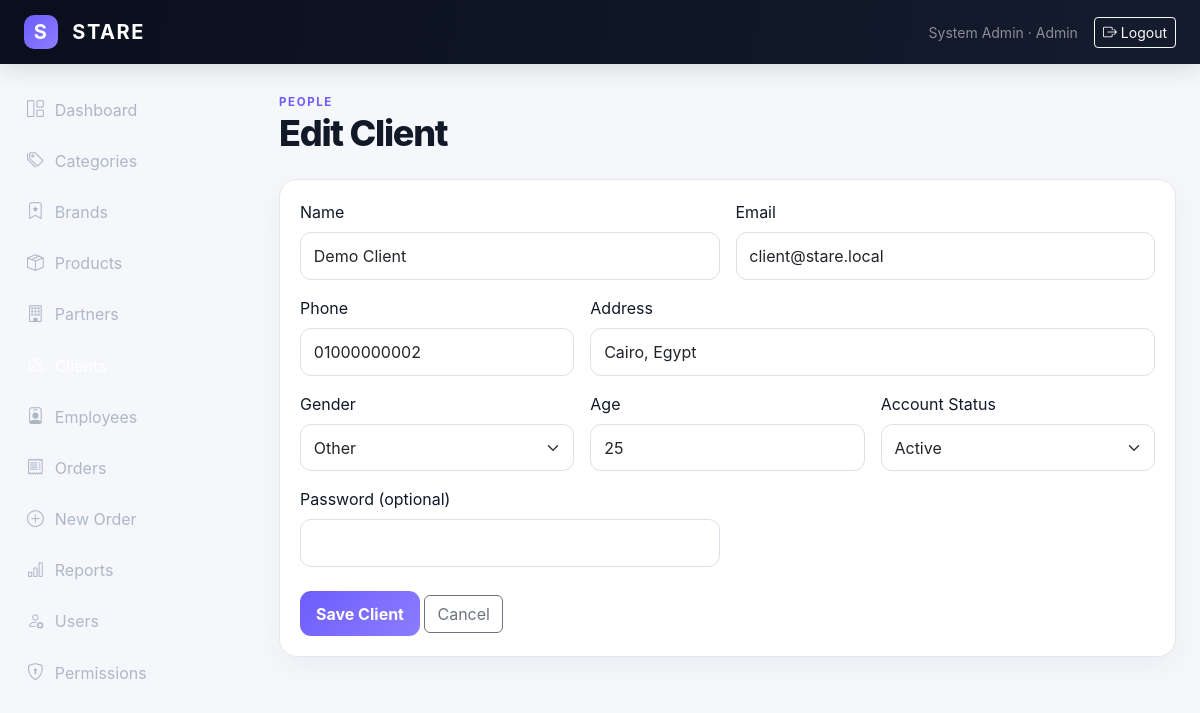
Screenshot of /admin/clients/form.php?id=1 (signed in) with the database file from the repository.
### tables this page shows
CREATE TABLE users (
  id INT UNSIGNED AUTO_INCREMENT PRIMARY KEY,
  name VARCHAR(120) NOT NULL,
  email VARCHAR(180) NOT NULL UNIQUE,
  password VARCHAR(255) NOT NULL,
  role_id INT UNSIGNED NOT NULL,
  status ENUM('active','pending','blocked') NOT NULL DEFAULT 'active',
  created_at TIMESTAMP DEFAULT CURRENT_TIMESTAMP,
  updated_at TIMESTAMP DEFAULT CURRENT_TIMESTAMP ON UPDATE CURRENT_TIMESTAMP,
  CONSTRAINT fk_users_role FOREIGN KEY (role_id) REFERENCES roles(id)
);

CREATE TABLE roles (
  id INT UNSIGNED AUTO_INCREMENT PRIMARY KEY,
  name VARCHAR(50) NOT NULL UNIQUE,
  description VARCHAR(255) NULL,
  created_at TIMESTAMP DEFAULT CURRENT_TIMESTAMP
);

CREATE TABLE clients (
  id INT UNSIGNED AUTO_INCREMENT PRIMARY KEY,
  user_id INT UNSIGNED NOT NULL UNIQUE,
  phone VARCHAR(30) NULL,
  address VARCHAR(255) NULL,
  gender ENUM('male','female','other') DEFAULT 'other',
  age TINYINT UNSIGNED NULL,
  status ENUM('active','inactive') NOT NULL DEFAULT 'active',
  created_at TIMESTAMP DEFAULT CURRENT_TIMESTAMP,
  CONSTRAINT fk_clients_user FOREIGN KEY (user_id) REFERENCES users(id) ON DELETE CASCADE
);

### includes/functions.php (called while the page is built, shortened)
<?php
function e($value): string
{
    return htmlspecialchars((string) $value, ENT_QUOTES, 'UTF-8');
}
function current_user(PDO $pdo): ?array
{
    static $user = false;
    if ($user !== false) {
        return $user;
    }
    $statement = $pdo->prepare(
        'SELECT u.*, r.name AS role_name
         FROM users u
         JOIN roles r ON r.id = u.role_id
         WHERE u.id = ?
         LIMIT 1'
    );
    $statement->execute([(int) $_SESSION['user_id']]);
    return $user = $statement->fetch() ?: null;
}
function user_role(PDO $pdo): string
{
    return current_user($pdo)['role_name'] ?? '';
}
function is_logged_in(PDO $pdo): bool
{
    return current_user($pdo) !== null;
}
function has_permission(PDO $pdo, string $permission): bool
{
    $user = current_user($pdo);
    if ($user['role_name'] === 'admin') {
        return true;
    }
    static $cache = [];
    $roleId = (int) $user['role_id'];
    return isset($cache[$roleId][$permission]);
}
function require_login(PDO $pdo): void
{
    if (!is_logged_in($pdo)) {
        redirect('/login.php');
    }
}
function require_permission(PDO $pdo, string $permission): void
{
    require_login($pdo);
}

### admin/clients/form.php (the view, shortened to what this page needs)
<?php
require_once __DIR__.'/../../config/database.php';require_once __DIR__.'/../../includes/functions.php';require_permission($pdo,'manage_clients');$active='clients';$id=(int)($_GET['id']??0);
$row=['name'=>'','email'=>'','phone'=>'','address'=>'','gender'=>'other','age'=>'','status'=>'active','password'=>''];$userId=0;
if($id){$st=$pdo->prepare("SELECT c.*,u.name,u.email,u.status user_status FROM clients c JOIN users u ON u.id=c.user_id WHERE c.id=?");$st->execute([$id]);$found=$st->fetch();if(!$found)redirect('/admin/clients/index.php');$row=$found;$userId=(int)$found['user_id'];}
$pageTitle=$id?'Edit Client':'Add Client';include __DIR__.'/../../includes/header.php';?>
<div class="mb-4"><span class="eyebrow">PEOPLE</span><h1 class="page-title"><?=$id?'Edit':'Add'?> Client</h1></div><div class="panel form-panel"><?php if($error):?><div class="alert alert-danger"><?=e($error)?></div><?php endif;?><form method="post"><?=csrf_field()?><div class="row g-3"><div class="col-md-6"><label class="form-label">Name</label><input class="form-control" name="name" value="<?=e($row['name'])?>" required></div><div class="col-md-6"><label class="form-label">Email</label><input class="form-control" type="email" name="email" value="<?=e($row['email'])?>" required></div><div class="col-md-4"><label class="form-label">Phone</label><input class="form-control" name="phone" value="<?=e($row['phone'])?>"></div><div class="col-md-8"><label class="form-label">Address</label><input class="form-control" name="address" value="<?=e($row['address'])?>"></div><div class="col-md-4"><label class="form-label">Gender</label><select class="form-select" name="gender"><option value="male" <?=$row['gender']==='male'?'selected':''?>>Male</option><option value="female" <?=$row['gender']==='female'?'selected':''?>>Female</option><option value="other" <?=$row['gender']==='other'?'selected':''?>>Other</option></select></div><div class="col-md-4"><label class="form-label">Age</label><input class="form-control" type="number" min="1" max="120" name="age" value="<?=e($row['age'])?>"></div><div class="col-md-4"><label class="form-label">Account Status</label><select class="form-select" name="status"><option value="active" <?=$row['status']==='active'?'selected':''?>>Active</option><option value="inactive" <?=$row['status']==='inactive'?'selected':''?>>Inactive</option></select></div><div class="col-md-6"><label class="form-label">Password <?=$id?'(optional)':''?></label><input class="form-control" type="password" name="password" <?=$id?'':'required'?>></div></div><div class="mt-4"><button class="btn btn-stare">Save Client</button> <a class="btn btn-outline-secondary" href="index.php">Cancel</a></div></form></div><?php include __DIR__.'/../../includes/footer.php';?>

### includes/header.php (shortened to what this page needs)
<?php
require_once __DIR__.'/functions.php';
$user=$pdo?current_user($pdo):null;
$active=$active??'';
?>
<!doctype html>
<html lang="en" dir="ltr">
<head>
<link href="https://cdn.jsdelivr.net/npm/bootstrap@5.3.3/dist/css/bootstrap.min.css" rel="stylesheet">
<link href="https://cdn.jsdelivr.net/npm/bootstrap-icons@1.11.3/font/bootstrap-icons.css" rel="stylesheet">
<link href="<?=BASE_URL?>/assets/css/style.css" rel="stylesheet">
</head>
<body class="<?=e($bodyClass??'')?>">
<nav class="navbar navbar-expand-lg navbar-dark stare-navbar sticky-top">
 <div class="container-fluid px-3 px-lg-4">
  <a class="navbar-brand fw-bold" href="<?=BASE_URL?>/index.php"><span class="brand-mark">S</span> STARE</a>
  <?php if($user): ?>
  <div class="d-none d-lg-flex align-items-center ms-auto gap-3">
    <span class="small text-white-50"><?=e($user['name'])?> · <?=e(ucfirst($user['role_name']))?></span>
    <a class="btn btn-sm btn-outline-light" href="<?=BASE_URL?>/logout.php"><i class="bi bi-box-arrow-right"></i> Logout</a>
  </div>
  <?php endif; ?>
 </div>
</nav>
<?php if($user): ?>
<div class="offcanvas-lg offcanvas-start sidebar" tabindex="-1" id="sidebar">
 <div class="offcanvas-body p-0">
  <div class="sidebar-inner">
   <nav class="nav flex-column gap-1">
    <?php if(has_permission($pdo,'view_dashboard')): ?><a class="nav-link <?=($active==='dashboard'?'active':'')?>" href="<?=BASE_URL?>/index.php"><i class="bi bi-grid-1x2"></i> Dashboard</a><?php endif; ?>
    <?php if(has_permission($pdo,'view_categories')): ?><a class="nav-link <?=($active==='categories'?'active':'')?>" href="<?=BASE_URL?>/admin/categories/index.php"><i class="bi bi-tags"></i> Categories</a><?php endif; ?>
    <?php if(has_permission($pdo,'view_brands')): ?><a class="nav-link <?=($active==='brands'?'active':'')?>" href="<?=BASE_URL?>/admin/brands/index.php"><i class="bi bi-bookmark-star"></i> Brands</a><?php endif; ?>
    <?php if(has_permission($pdo,'view_products')): ?><a class="nav-link <?=($active==='products'?'active':'')?>" href="<?=BASE_URL?>/admin/products/index.php"><i class="bi bi-box-seam"></i> Products</a><?php endif; ?>
    <?php if(has_permission($pdo,'view_partners')): ?><a class="nav-link <?=($active==='partners'?'active':'')?>" href="<?=BASE_URL?>/admin/partners/index.php"><i class="bi bi-building"></i> Partners</a><?php endif; ?>
    <?php if(has_permission($pdo,'view_clients')): ?><a class="nav-link <?=($active==='clients'?'active':'')?>" href="<?=BASE_URL?>/admin/clients/index.php"><i class="bi bi-people"></i> Clients</a><?php endif; ?>
    <?php if(has_permission($pdo,'view_employees')): ?><a class="nav-link <?=($active==='employees'?'active':'')?>" href="<?=BASE_URL?>/admin/employees/index.php"><i class="bi bi-person-badge"></i> Employees</a><?php endif; ?>
    <?php if(has_permission($pdo,'view_orders')): ?><a class="nav-link <?=($active==='orders'?'active':'')?>" href="<?=BASE_URL?>/admin/orders/index.php"><i class="bi bi-receipt"></i> Orders</a><?php endif; ?>
    <?php if(has_permission($pdo,'create_orders') && user_role($pdo)!=='client'): ?><a class="nav-link" href="<?=BASE_URL?>/admin/orders/create.php"><i class="bi bi-plus-circle"></i> New Order</a><?php endif; ?>
    <?php if(has_permission($pdo,'view_reports')): ?><a class="nav-link <?=($active==='reports'?'active':'')?>" href="<?=BASE_URL?>/admin/reports/index.php"><i class="bi bi-bar-chart"></i> Reports</a><?php endif; ?>
    <?php if(has_permission($pdo,'manage_users')): ?><a class="nav-link <?=($active==='users'?'active':'')?>" href="<?=BASE_URL?>/admin/users/index.php"><i class="bi bi-person-gear"></i> Users</a><?php endif; ?>
    <?php if(has_permission($pdo,'manage_permissions')): ?><a class="nav-link <?=($active==='permissions'?'active':'')?>" href="<?=BASE_URL?>/admin/permissions/index.php"><i class="bi bi-shield-lock"></i> Permissions</a><?php endif; ?>
   </nav>
  </div>
 </div>
</div>
<main class="main-content">
 <div class="container-fluid px-3 px-lg-4 py-4">
<?php else: ?>
<main class="auth-main">
 <div class="container py-5">
<?php endif; ?>

### assets/css/style.css (style rules this page uses)
:root { --bg:#f5f7fb;--panel:#fff;--ink:#111827;--muted:#6b7280;--line:#e5e7eb;--dark:#0b1220;--accent:#6d5dfc;--accent2:#8b7dff }
* { box-sizing:border-box }
body { background:var(--bg);color:var(--ink);font-family:Inter,system-ui,-apple-system,BlinkMacSystemFont,"Segoe UI",sans-serif }
.stare-navbar { background:linear-gradient(100deg,#090f1c,#151c2e);height:64px;box-shadow:0 5px 25px rgba(0,0,0,.12);z-index:1040 }
.navbar-brand { letter-spacing:.08em }
.brand-mark { display:inline-flex;width:34px;height:34px;align-items:center;justify-content:center;border-radius:10px;background:linear-gradient(135deg,var(--accent),var(--accent2));color:#fff;margin-right:8px }
.sidebar { position:fixed;top:64px;bottom:0;left:0;width:255px;background:#0b1220;color:#fff;z-index:1030 }
.sidebar-inner { height:100%;display:flex;flex-direction:column;padding:22px 14px }
.sidebar .nav-link { color:#aeb7c8;border-radius:12px;padding:11px 13px;display:flex;align-items:center;gap:11px }
.sidebar .nav-link:hover,.sidebar .nav-link.active { background:rgba(255,255,255,.09);color:#fff }
.sidebar .nav-link i { font-size:1.05rem }
.main-content { margin-left:255px;min-height:calc(100vh - 64px) }
.eyebrow { font-size:.72rem;letter-spacing:.14em;font-weight:700;color:var(--accent);text-transform:uppercase }
.page-title { font-weight:800;letter-spacing:-.035em;font-size:clamp(1.7rem,3vw,2.3rem) }
.stat-card,.panel,.product-card { background:var(--panel);border:1px solid var(--line);border-radius:18px;box-shadow:0 10px 30px rgba(15,23,42,.045) }
.panel { padding:20px }
.form-panel { max-width:1000px }
.btn-stare { background:linear-gradient(135deg,var(--accent),var(--accent2));border:0;color:#fff;font-weight:700;border-radius:11px;padding:.65rem 1rem }
.form-control,.form-select { border-color:#dbe0e8;border-radius:11px;padding:.68rem .8rem }

### rows the page displays
users: name "System Admin", role.name "Admin"
clients: name "Demo Client", email "client@stare.local", phone "01000000002", address "Cairo, Egypt", gender "Other", age "25", status "Active"
